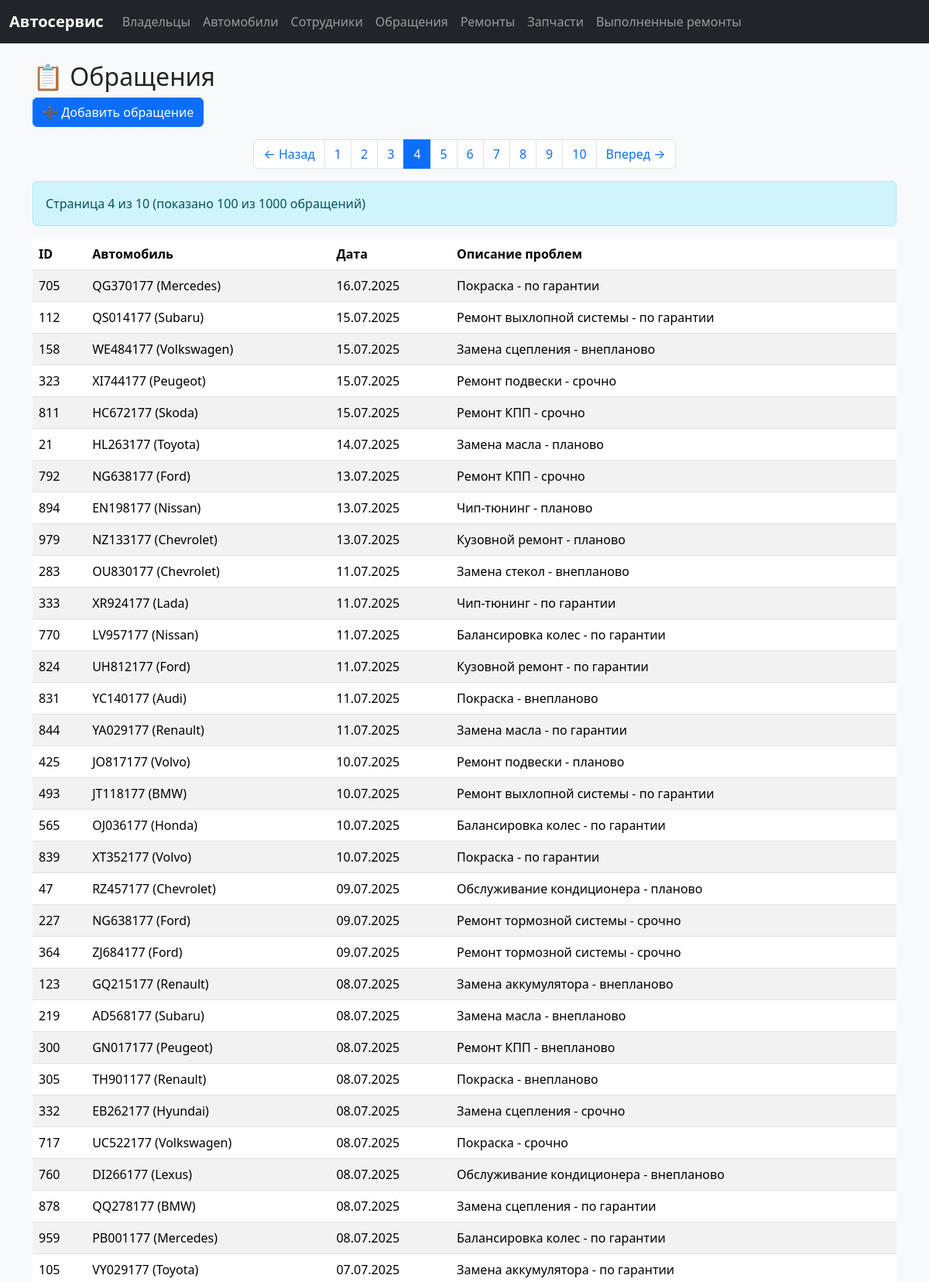
The page /requests?page=4 (upper part) on the database its author committed.
### autoservice_app/models.py (models this page shows, shortened)
class ServiceRequest(db.Model):
    __tablename__ = 'service_request'
    id = db.Column(db.Integer, primary_key=True)
    car_id = db.Column(db.Integer, db.ForeignKey('car.id'), nullable=False)
    request_date = db.Column(db.Date, default=datetime.utcnow, nullable=False)
    issues = db.Column(db.Text, nullable=False)
    repairs = db.relationship('Repair', backref='request', lazy=True, cascade='all, delete-orphan')
    @property
    def formatted_request_date(self):
        return self.request_date.strftime("%d.%m.%Y") if self.request_date else ""

class Car(db.Model):
    __tablename__ = 'car'
    id = db.Column(db.Integer, primary_key=True)
    number = db.Column(db.String(20), unique=True, nullable=False)
    brand = db.Column(db.String(64), nullable=False)
    release_date = db.Column(db.Date, nullable=False)
    owner_id = db.Column(db.Integer, db.ForeignKey('owner.id'), nullable=False)
    requests = db.relationship('ServiceRequest', backref='car', lazy=True, cascade='all, delete-orphan')
    completed_works = db.relationship('CompletedWork', backref='car', lazy=True, cascade='all, delete-orphan')

### autoservice_app/routes.py (the view, shortened to what this page needs)
@bp.route("/requests", methods=["GET", "POST"])
def requests():
    page = request.args.get('page', 1, type=int)
    per_page = 100
    requests_pagination = ServiceRequest.query.order_by(
        ServiceRequest.request_date.desc()
    ).paginate(page=page, per_page=per_page, error_out=False)
    cars = Car.query.all()
    return render_template("requests.html",
                           requests_pagination=requests_pagination,
                           cars=cars,
                           helper=ViewHelper())

### autoservice_app/templates/requests.html (shortened to what this page needs)
{% extends "base.html" %}
{% block content %}
<h2>📋 Обращения</h2>
<button class="btn btn-primary mb-3" data-bs-toggle="modal" data-bs-target="#addRequestModal">
    ➕ Добавить обращение
</button>
{% if requests_pagination.pages > 1 %}
<nav aria-label="Навигация по страницам">
    <ul class="pagination justify-content-center">
        <li class="page-item {% if not requests_pagination.has_prev %}disabled{% endif %}">
            <a class="page-link" href="{{ url_for('main.requests', page=requests_pagination.prev_num) }}">
                ← Назад
            </a>
        </li>
        {% for page_num in requests_pagination.iter_pages() %}
            {% if page_num %}
                <li class="page-item {% if page_num == requests_pagination.page %}active{% endif %}">
                    <a class="page-link" href="{{ url_for('main.requests', page=page_num) }}">
                        {{ page_num }}
                    </a>
                </li>
            {% else %}
                <li class="page-item disabled"><span class="page-link">...</span></li>
            {% endif %}
        {% endfor %}
        <li class="page-item {% if not requests_pagination.has_next %}disabled{% endif %}">
            <a class="page-link" href="{{ url_for('main.requests', page=requests_pagination.next_num) }}">
                Вперед →
            </a>
        </li>
    </ul>
</nav>
{% endif %}
<div class="alert alert-info">
    Страница {{ requests_pagination.page }} из {{ requests_pagination.pages }}
    (показано {{ requests_pagination.items|length }} из {{ requests_pagination.total }} обращений)
</div>
<table class="table table-striped">
    <thead>
    <tr>
        <th>ID</th>
        <th>Автомобиль</th>
        <th>Дата</th>
        <th>Описание проблем</th>
    </tr>
    </thead>
    <tbody>
    {% for req in requests_pagination.items %}
        <tr>
            <td>{{ req.id }}</td>
            <td>{{ req.car.number }} ({{ req.car.brand }})</td>
            <td>{{ req.formatted_request_date }}</td>
            <td>{{ req.issues }}</td>
        </tr>
    {% endfor %}
    </tbody>
</table>
{% endblock %}

### autoservice_app/templates/base.html (style rules this page uses)
body { background-color: #f8f9fa; }

### rows shown on the page
ServiceRequest: id "705", car.number "QG370177", car.brand "Mercedes", formatted_request_date "16.07.2025", issues "Покраска - по гарантии"
ServiceRequest: id "112", car.number "QS014177", car.brand "Subaru", formatted_request_date "15.07.2025", issues "Ремонт выхлопной системы - по гарантии"
ServiceRequest: id "158", car.number "WE484177", car.brand "Volkswagen", formatted_request_date "15.07.2025", issues "Замена сцепления - внепланово"
ServiceRequest: id "323", car.number "XI744177", car.brand "Peugeot", formatted_request_date "15.07.2025", issues "Ремонт подвески - срочно"
ServiceRequest: id "811", car.number "HC672177", car.brand "Skoda", formatted_request_date "15.07.2025", issues "Ремонт КПП - срочно"
ServiceRequest: id "21", car.number "HL263177", car.brand "Toyota", formatted_request_date "14.07.2025", issues "Замена масла - планово"
ServiceRequest: id "792", car.number "NG638177", car.brand "Ford", formatted_request_date "13.07.2025", issues "Ремонт КПП - срочно"
ServiceRequest: id "894", car.number "EN198177", car.brand "Nissan", formatted_request_date "13.07.2025", issues "Чип-тюнинг - планово"
ServiceRequest: id "979", car.number "NZ133177", car.brand "Chevrolet", formatted_request_date "13.07.2025", issues "Кузовной ремонт - планово"
ServiceRequest: id "283", car.number "OU830177", car.brand "Chevrolet", formatted_request_date "11.07.2025", issues "Замена стекол - внепланово"
ServiceRequest: id "333", car.number "XR924177", car.brand "Lada", formatted_request_date "11.07.2025", issues "Чип-тюнинг - по гарантии"
ServiceRequest: id "770", car.number "LV957177", car.brand "Nissan", formatted_request_date "11.07.2025", issues "Балансировка колес - по гарантии"
ServiceRequest: id "824", car.number "UH812177", car.brand "Ford", formatted_request_date "11.07.2025", issues "Кузовной ремонт - по гарантии"
ServiceRequest: id "831", car.number "YC140177", car.brand "Audi", formatted_request_date "11.07.2025", issues "Покраска - внепланово"
ServiceRequest: id "844", car.number "YA029177", car.brand "Renault", formatted_request_date "11.07.2025", issues "Замена масла - по гарантии"
ServiceRequest: id "425", car.number "JO817177", car.brand "Volvo", formatted_request_date "10.07.2025", issues "Ремонт подвески - планово"
ServiceRequest: id "493", car.number "JT118177", car.brand "BMW", formatted_request_date "10.07.2025", issues "Ремонт выхлопной системы - по гарантии"
ServiceRequest: id "565", car.number "OJ036177", car.brand "Honda", formatted_request_date "10.07.2025", issues "Балансировка колес - по гарантии"
ServiceRequest: id "839", car.number "XT352177", car.brand "Volvo", formatted_request_date "10.07.2025", issues "Покраска - по гарантии"
ServiceRequest: id "47", car.number "RZ457177", car.brand "Chevrolet", formatted_request_date "09.07.2025", issues "Обслуживание кондиционера - планово"
ServiceRequest: id "227", car.number "NG638177", car.brand "Ford", formatted_request_date "09.07.2025", issues "Ремонт тормозной системы - срочно"
ServiceRequest: id "364", car.number "ZJ684177", car.brand "Ford", formatted_request_date "09.07.2025", issues "Ремонт тормозной системы - срочно"
ServiceRequest: id "123", car.number "GQ215177", car.brand "Renault", formatted_request_date "08.07.2025", issues "Замена аккумулятора - внепланово"
ServiceRequest: id "219", car.number "AD568177", car.brand "Subaru", formatted_request_date "08.07.2025", issues "Замена масла - внепланово"
ServiceRequest: id "300", car.number "GN017177", car.brand "Peugeot", formatted_request_date "08.07.2025", issues "Ремонт КПП - внепланово"
ServiceRequest: id "305", car.number "TH901177", car.brand "Renault", formatted_request_date "08.07.2025", issues "Покраска - внепланово"
ServiceRequest: id "332", car.number "EB262177", car.brand "Hyundai", formatted_request_date "08.07.2025", issues "Замена сцепления - срочно"
ServiceRequest: id "717", car.number "UC522177", car.brand "Volkswagen", formatted_request_date "08.07.2025", issues "Покраска - срочно"
ServiceRequest: id "760", car.number "DI266177", car.brand "Lexus", formatted_request_date "08.07.2025", issues "Обслуживание кондиционера - внепланово"
ServiceRequest: id "878", car.number "QQ278177", car.brand "BMW", formatted_request_date "08.07.2025", issues "Замена сцепления - по гарантии"
ServiceRequest: id "959", car.number "PB001177", car.brand "Mercedes", formatted_request_date "08.07.2025", issues "Балансировка колес - по гарантии"
ServiceRequest: id "105", car.number "VY029177", car.brand "Toyota", formatted_request_date "07.07.2025", issues "Замена аккумулятора - по гарантии"

### other values the page prints
{{ page_num }} "1" "2" "3" "4" "5" "6" "7" "8" "9" "10"
{{ requests_pagination.page }} "4"
{{ requests_pagination.pages }} "10"
{{ requests_pagination.items|length }} "100"
{{ requests_pagination.total }} "1000"
